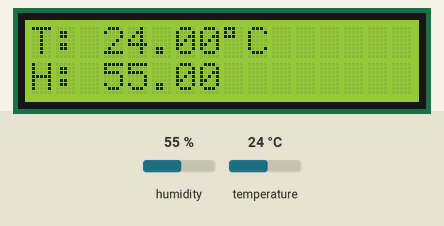
Simulated run of this sketch. Board: Arduino Uno, built with avr-gcc and run on an emulated ATmega328P. Parts: 16×2 character LCD. Inputs (shaded band) come from the test bench; at power-on: humidity 55 %, temperature 24 °C.

Above: at 1.2 s.
1.3 s: humidity set to 22 %
At 2.4 s:
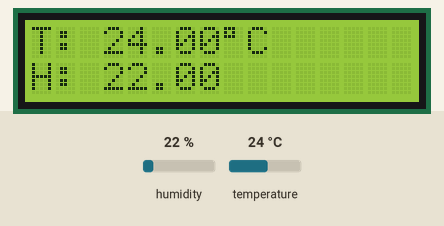
4.0 s: temperature set to 12 °C
At 4.9 s:
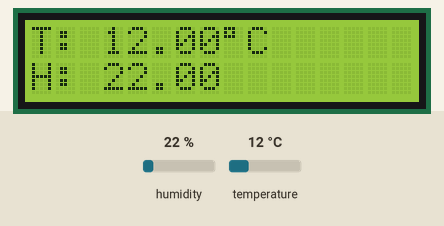
6.7 s: humidity set to 40 %
At 8.7 s:
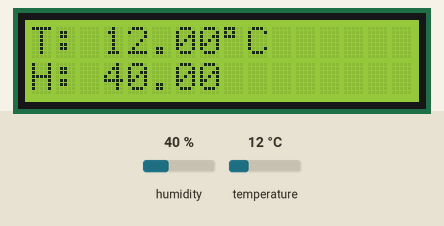
9.6 s: temperature set to 19 °C
At 11.1 s:
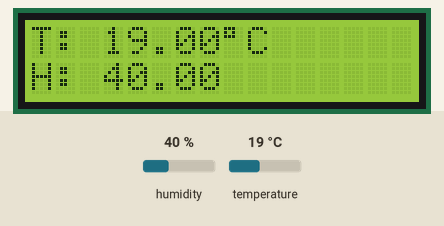
Timing chart, 0 to 12.6 s (numbered marks = the images above; inputs shaded):
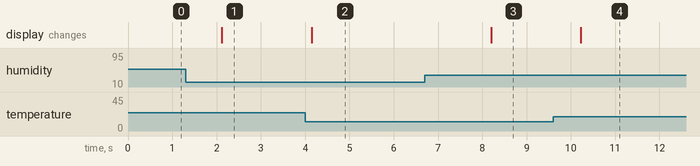

Measured:
- after the input at 1.3 s, the display: changes after 0.82 s (image 1)
- after the input at 4.0 s, the display: changes after 0.15 s (image 2)
- after the input at 6.7 s, the display: changes after 1.5 s (image 3)
- after the input at 9.6 s, the display: changes after 0.62 s (image 4)

The sketch:

DHT11.ino
```cpp
#include<LiquidCrystal.h>
#include "DHT.h"
#define DHTPIN 2
#define DHTTYPE DHT11

DHT dht(DHTPIN,DHTTYPE);

//LiquidCrystal(rs, enable, d4, d5, d6, d7);
LiquidCrystal lcd(13,12,8,9,10,11);

void setup() {
  lcd.begin(16, 2);
  lcd.clear();
  dht.begin();

}

void loop() {
  lcd.setCursor(0,0);
  float humidity=dht.readHumidity();
  float temp=dht.readTemperature();

  if(isnan(humidity) || isnan(temp))
    lcd.print("Sensor Error");
  else{
    lcd.print("T: ");
    lcd.print(temp);
    lcd.print((char)223);
    lcd.print("C           ");
    lcd.setCursor(0,1);
    lcd.print("H: ");
    lcd.print(humidity);
    lcd.print("           ");
  }
}
```
